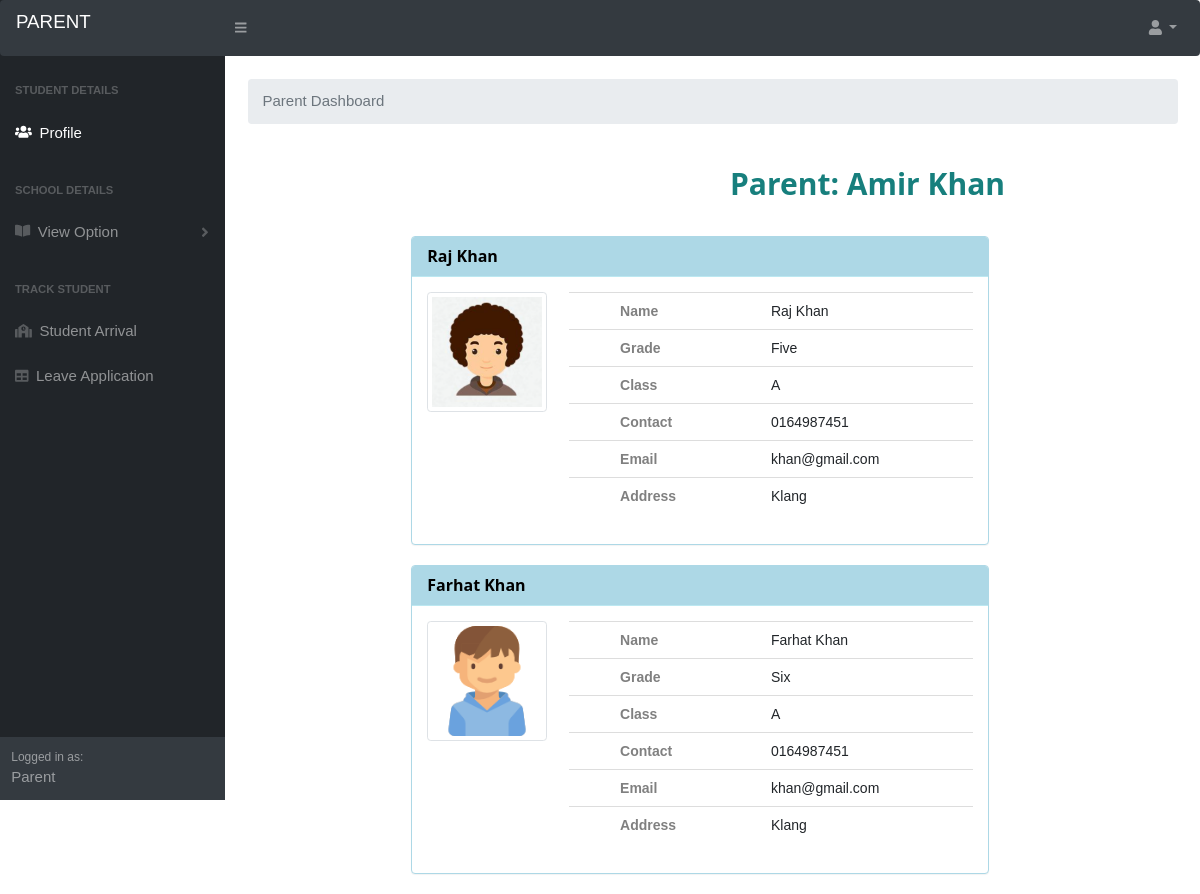
/stuinfo.php (signed in), run on the app's committed database.
### tables this page shows
CREATE TABLE `student` (
  `sid` varchar(100) NOT NULL,
  `sname` varchar(100) NOT NULL,
  `image` varchar(50) NOT NULL,
  `grade` varchar(50) NOT NULL,
  `class` varchar(50) NOT NULL,
  `address` varchar(200) NOT NULL,
  `pid` varchar(100) NOT NULL,
  `pname` varchar(100) NOT NULL,
  `contact` varchar(15) NOT NULL,
  `email` varchar(100) NOT NULL,
  `username` varchar(50) NOT NULL,
  `password` varchar(50) NOT NULL
);

### stuinfo.php (the view, shortened to what this page needs)
<?php
    if(empty($_SESSION['pid']))
    {
      echo "<script>window.location.href='parentlogin.php'</script>";
    }
    else
    {
      include('parentmenu.php');
      include("connect.php");
      $pid=$_SESSION['pid'];
      $pro="select * from student where pid='$pid'";
      $prof=mysqli_query($con, $pro);
      $pro2="select * from student where pid='$pid'";
      $prof2=mysqli_query($con, $pro2);
      while($row=mysqli_fetch_array($prof2)){
        $parentname = $row['pname'];
      }
    }
?>
<form method='POST' >
<link rel="stylesheet" href="https://maxcdn.bootstrapcdn.com/bootstrap/3.3.7/css/bootstrap.min.css">
<link rel="stylesheet"href="styles.css" >
<link rel="stylesheet" href="w.css">
<div class="container">
      <div class="row">
      <div><br>
        <center><h2 class="w3-center" style='color:#177F7D; position:absolute;  top: 100px; left:730px;'><b>Parent: <?php echo $parentname ?></b></h2></center>
      </div>
  <div class="col-xs-12 col-sm-12 col-md-6 col-lg-6 col-xs-offset-0 col-sm-offset-0 col-md-offset-3 col-lg-offset-3 toppad" style='position:absolute;  top: 180px; left:100px;'>
  <?php
        while($pr=mysqli_fetch_array($prof)){
          echo"<div class='panel panel-info' style='border:1px solid #ADD8E6'>
          <div class='panel-heading' style='background-color:#ADD8E6'>
            <h3 class='panel-title' style='color:black'><b>".$pr['sname']."</b></h3>
          </div>
            <div class='panel-body'>
              <div class='row'>
                <div class='col-md-3 col-lg-3'  align='center'>
                  <img alt='User Pic' src='images/".$pr['image']."'class='img-thumbnail' position='relative'>
                </div>
                <div class='col-md-9 col-lg-9' >
                  <table class='table table-user-information'>
                    <tbody style='font-size:14px'>
                      <tr>
                        <td>&nbsp;&nbsp;&nbsp;&nbsp;&nbsp;&nbsp;&nbsp;&nbsp;&nbsp;&nbsp;&nbsp;<b style='color:grey;'>Name</b></td>
                        <td>".$pr['sname']."</td>
                      </tr>
                      <tr>
                        <td>&nbsp;&nbsp;&nbsp;&nbsp;&nbsp;&nbsp;&nbsp;&nbsp;&nbsp;&nbsp;&nbsp;<b style='color:grey;'>Grade</b></td>
                        <td>".$pr['grade']."</td>
                      </tr>
                      <tr>
                        <td>&nbsp;&nbsp;&nbsp;&nbsp;&nbsp;&nbsp;&nbsp;&nbsp;&nbsp;&nbsp;&nbsp;<b style='color:grey;'>Class</b></td>
                        <td>".$pr['class']."</td>
                      </tr>
                      <tr>
                        <td>&nbsp;&nbsp;&nbsp;&nbsp;&nbsp;&nbsp;&nbsp;&nbsp;&nbsp;&nbsp;&nbsp;<b style='color:grey;'>Contact</b></td>
                        <td>".$pr['contact']."</td>
                      </tr>
                      <tr>
                        <td>&nbsp;&nbsp;&nbsp;&nbsp;&nbsp;&nbsp;&nbsp;&nbsp;&nbsp;&nbsp;&nbsp;<b style='color:grey;'>Email</b></td>
                        <td>".$pr['email']."</td>
                      </tr>
                      <tr>
                        <td>&nbsp;&nbsp;&nbsp;&nbsp;&nbsp;&nbsp;&nbsp;&nbsp;&nbsp;&nbsp;&nbsp;<b style='color:grey;'>Address</b></td>
                        <td>".$pr['address']."</td>
                      </tr>
                    </tbody>
                  </table>
                </div>
              </div>
            </div>
          </div>";
        }
      ?>
    </div>
      </div>
      </div>
 <br><br>

### w.css (style rules this page uses)
html { box-sizing:border-box }
*,*:before,*:after { box-sizing:inherit }
html { -ms-text-size-adjust:100%;-webkit-text-size-adjust:100% }
body { margin:0 }
img { border-style:none }
html,body { font-family:Verdana,sans-serif;font-size:15px;line-height:1.5 }
html { overflow-x:hidden }
h1,h2,h3,h4,h5,h6,.w3-slim,.w3-wide { font-family:"Segoe UI",Arial,sans-serif }
h2 { font-size:30px }
h3 { font-size:24px }
h1,h2,h3,h4,h5,h6 { font-weight:400;margin:10px 0 }
img { margin-bottom:-5px }
.w3-center { text-align:center!important }

### data on the page
student: pname "Amir Khan", sname "Farhat Khan", image (picture), grade "Six", class "A", contact "0164987451", email "khan@gmail.com", address "Klang"
student: sname "Raj Khan", image (picture), grade "Five", class "A", contact "0164987451", email "khan@gmail.com", address "Klang"
